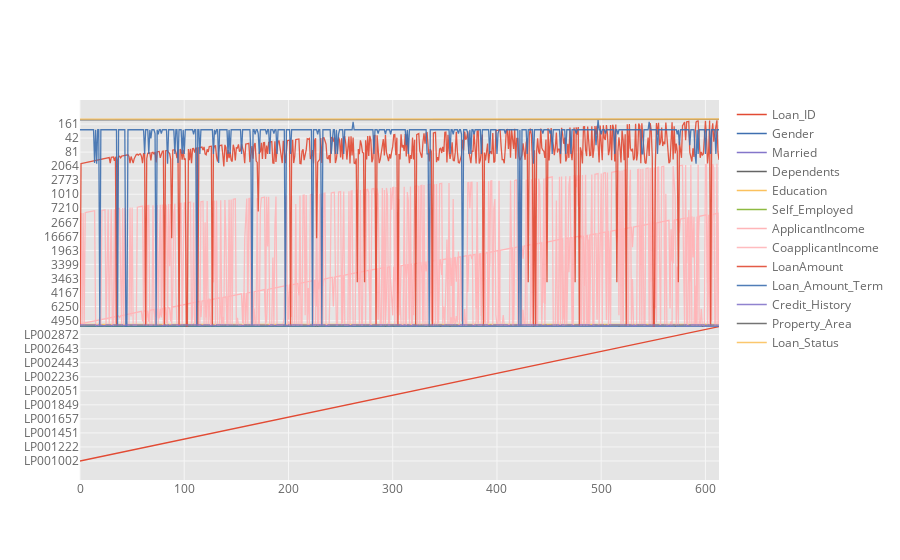

Notebook code cell kept with this figure:
### Code cell
# we create an interactive visualization of the entire data using plotly
train_df.iplot()

### Figure 1 — Plotly figure (JSON) as saved in the notebook; plotly's stock layout.template omitted (floating-point values rounded to 4 significant figures; data arrays with more than 128 entries replaced by an {"elided": "..."} marker saying what was removed)
{"data": [{"line": {"color": "rgba(226, 74, 51, 1.0)", "dash": "solid", "shape": "linear", "width": 1.3}, "mode": "lines", "name": "Loan_ID", "text": "", "type": "scatter", "uid": "83a7139e-413b-4844-88d9-cbb3e1a251f0", "x": {"elided": "614 int values"}, "y": {"elided": "614 str values"}}, {"line": {"color": "rgba(62, 111, 176, 1.0)", "dash": "solid", "shape": "linear", "width": 1.3}, "mode": "lines", "name": "Gender", "text": "", "type": "scatter", "uid": "55239b5f-b6f1-42d8-9ab9-89ef2dcc267a", "x": {"elided": "614 int values"}, "y": {"elided": "614 str values"}}, {"line": {"color": "rgba(132, 118, 202, 1.0)", "dash": "solid", "shape": "linear", "width": 1.3}, "mode": "lines", "name": "Married", "text": "", "type": "scatter", "uid": "6905425e-15e9-456f-a90d-4cf55898b5cf", "x": {"elided": "614 int values"}, "y": {"elided": "614 str values"}}, {"line": {"color": "rgba(101, 101, 101, 1.0)", "dash": "solid", "shape": "linear", "width": 1.3}, "mode": "lines", "name": "Dependents", "text": "", "type": "scatter", "uid": "a1db71c0-fbba-4aaa-8f21-7a3f4dff3124", "x": {"elided": "614 int values"}, "y": {"elided": "614 str values"}}, {"line": {"color": "rgba(251, 193, 94, 1.0)", "dash": "solid", "shape": "linear", "width": 1.3}, "mode": "lines", "name": "Education", "text": "", "type": "scatter", "uid": "0de33bca-6c5a-425c-a52c-7660f4128b40", "x": {"elided": "614 int values"}, "y": {"elided": "614 str values"}}, {"line": {"color": "rgba(142, 186, 66, 1.0)", "dash": "solid", "shape": "linear", "width": 1.3}, "mode": "lines", "name": "Self_Employed", "text": "", "type": "scatter", "uid": "7224d678-3c27-4207-bd98-2ed3edf52bf8", "x": {"elided": "614 int values"}, "y": {"elided": "614 str values"}}, {"line": {"color": "rgba(255, 181, 184, 1.0)", "dash": "solid", "shape": "linear", "width": 1.3}, "mode": "lines", "name": "ApplicantIncome", "text": "", "type": "scatter", "uid": "b8359c8c-64ac-474b-aa08-846a6b26f933", "x": {"elided": "614 int values"}, "y": {"elided": "614 int values"}}, {"line": {"color": "rgba(255, 181, 184, 0.8999999999999999)", "dash": "solid", "shape": "linear", "width": 1.3}, "mode": "lines", "name": "CoapplicantIncome", "text": "", "type": "scatter", "uid": "37e1c879-34c9-425d-aeea-355b199e755f", "x": {"elided": "614 int values"}, "y": {"elided": "614 float values"}}, {"line": {"color": "rgba(226, 74, 51, 0.8999999999999999)", "dash": "solid", "shape": "linear", "width": 1.3}, "mode": "lines", "name": "LoanAmount", "text": "", "type": "scatter", "uid": "144d464b-00dd-449b-ac31-53958c138d39", "x": {"elided": "614 int values"}, "y": {"elided": "614 mixed values"}}, {"line": {"color": "rgba(62, 111, 176, 0.8999999999999999)", "dash": "solid", "shape": "linear", "width": 1.3}, "mode": "lines", "name": "Loan_Amount_Term", "text": "", "type": "scatter", "uid": "0ed5bced-44ab-4187-b6af-773bfef4a680", "x": {"elided": "614 int values"}, "y": {"elided": "614 mixed values"}}, {"line": {"color": "rgba(132, 118, 202, 0.8999999999999999)", "dash": "solid", "shape": "linear", "width": 1.3}, "mode": "lines", "name": "Credit_History", "text": "", "type": "scatter", "uid": "1665aff6-d041-4598-8c5d-6b5a26d38f21", "x": {"elided": "614 int values"}, "y": {"elided": "614 mixed values"}}, {"line": {"color": "rgba(101, 101, 101, 0.8999999999999999)", "dash": "solid", "shape": "linear", "width": 1.3}, "mode": "lines", "name": "Property_Area", "text": "", "type": "scatter", "uid": "88bb307d-130b-43af-907e-fa118658923f", "x": {"elided": "614 int values"}, "y": {"elided": "614 str values"}}, {"line": {"color": "rgba(251, 193, 94, 0.8999999999999999)", "dash": "solid", "shape": "linear", "width": 1.3}, "mode": "lines", "name": "Loan_Status", "text": "", "type": "scatter", "uid": "ee749dba-7b45-4470-8d2e-920785d3c753", "x": {"elided": "614 int values"}, "y": {"elided": "614 str values"}}], "layout": {"legend": {"bgcolor": "#FFFFFF", "font": {"color": "#666666"}}, "paper_bgcolor": "#FFFFFF", "plot_bgcolor": "#E5E5E5", "title": {"font": {"color": "#151516"}}, "xaxis": {"gridcolor": "#F6F6F6", "showgrid": true, "tickfont": {"color": "#666666"}, "title": {"font": {"color": "#666666"}, "text": ""}, "zerolinecolor": "#F6F6F6"}, "yaxis": {"gridcolor": "#F6F6F6", "showgrid": true, "tickfont": {"color": "#666666"}, "title": {"font": {"color": "#666666"}, "text": ""}, "zerolinecolor": "#F6F6F6"}}}
